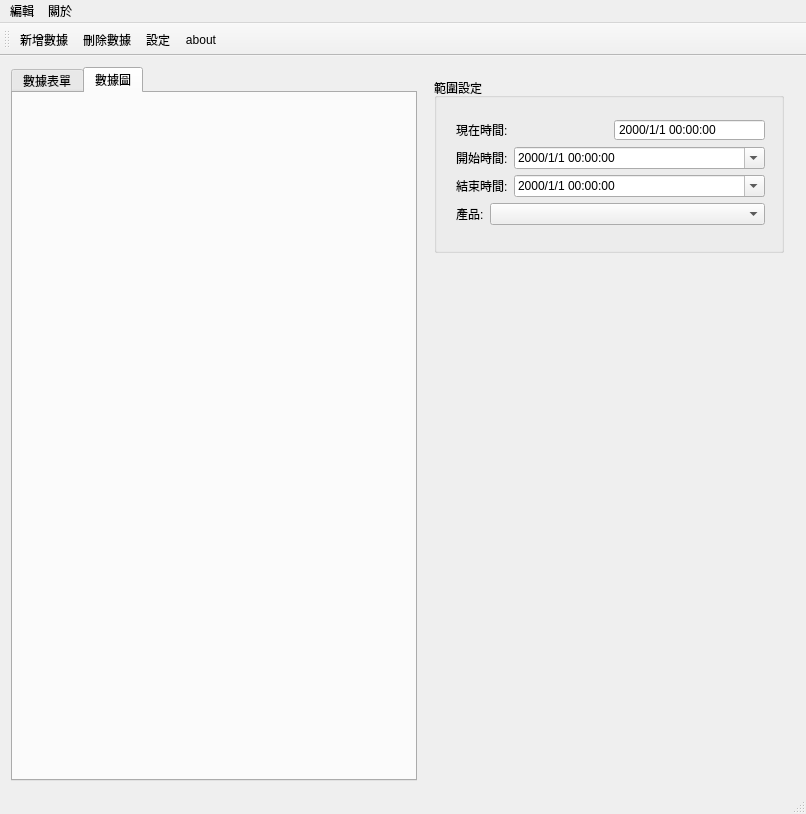
<?xml version="1.0" encoding="UTF-8"?>
<ui version="4.0">
 <class>DataWindow</class>
 <widget class="QMainWindow" name="DataWindow">
  <property name="geometry">
   <rect>
    <x>0</x>
    <y>0</y>
    <width>806</width>
    <height>814</height>
   </rect>
  </property>
  <property name="windowTitle">
   <string>生產數據</string>
  </property>
  <property name="windowIcon">
   <iconset resource="resource.qrc">
    <normaloff>:/image/action/window.png</normaloff>:/image/action/window.png</iconset>
  </property>
  <widget class="QWidget" name="centralWidget">
   <layout class="QVBoxLayout" name="verticalLayout_7">
    <item>
     <layout class="QGridLayout" name="gridLayout" columnstretch="0,0">
      <item row="1" column="1" rowspan="2">
       <widget class="QStackedWidget" name="stackedWidget">
        <property name="sizePolicy">
         <sizepolicy hsizetype="Fixed" vsizetype="Expanding">
          <horstretch>0</horstretch>
          <verstretch>0</verstretch>
         </sizepolicy>
        </property>
        <property name="minimumSize">
         <size>
          <width>350</width>
          <height>0</height>
         </size>
        </property>
        <property name="currentIndex">
         <number>1</number>
        </property>
        <widget class="QWidget" name="page">
         <property name="sizePolicy">
          <sizepolicy hsizetype="Preferred" vsizetype="Expanding">
           <horstretch>0</horstretch>
           <verstretch>0</verstretch>
          </sizepolicy>
         </property>
         <widget class="QWidget" name="layoutWidget">
          <property name="geometry">
           <rect>
            <x>0</x>
            <y>0</y>
            <width>352</width>
            <height>501</height>
           </rect>
          </property>
          <layout class="QVBoxLayout" name="verticalLayout_3">
           <item>
            <widget class="QGroupBox" name="statusChoose">
             <property name="sizePolicy">
              <sizepolicy hsizetype="Fixed" vsizetype="Fixed">
               <horstretch>0</horstretch>
               <verstretch>0</verstretch>
              </sizepolicy>
             </property>
             <property name="title">
              <string>狀態</string>
             </property>
             <layout class="QHBoxLayout" name="horizontalLayout_7">
              <item>
               <widget class="QRadioButton" name="allRadioButton">
                <property name="text">
                 <string>All</string>
                </property>
                <property name="checked">
                 <bool>true</bool>
                </property>
               </widget>
              </item>
              <item>
               <widget class="QRadioButton" name="goodRadioButton">
                <property name="text">
                 <string>Good</string>
                </property>
               </widget>
              </item>
              <item>
               <widget class="QRadioButton" name="defectRadioButton">
                <property name="text">
                 <string>Defect</string>
                </property>
               </widget>
              </item>
             </layout>
            </widget>
           </item>
           <item>
            <widget class="QGroupBox" name="groupBox_2">
             <property name="sizePolicy">
              <sizepolicy hsizetype="Fixed" vsizetype="Expanding">
               <horstretch>0</horstretch>
               <verstretch>0</verstretch>
              </sizepolicy>
             </property>
             <property name="minimumSize">
              <size>
               <width>350</width>
               <height>0</height>
              </size>
             </property>
             <property name="title">
              <string>生產數據</string>
             </property>
             <layout class="QVBoxLayout" name="verticalLayout_5">
              <item>
               <layout class="QGridLayout" name="gridLayout_2">
                <item row="3" column="1">
                 <widget class="QComboBox" name="pidComboBox"/>
                </item>
                <item row="5" column="0">
                 <widget class="QLabel" name="label">
                  <property name="text">
                   <string>生產時間:</string>
                  </property>
                 </widget>
                </item>
                <item row="4" column="0">
                 <widget class="QLabel" name="productName">
                  <property name="text">
                   <string>產品名稱:</string>
                  </property>
                 </widget>
                </item>
                <item row="1" column="1">
                 <layout class="QHBoxLayout" name="horizontalLayout_8">
                  <item>
                   <widget class="QLineEdit" name="detectedImageLineEdit">
                    <property name="sizePolicy">
                     <sizepolicy hsizetype="Expanding" vsizetype="Fixed">
                      <horstretch>100</horstretch>
                      <verstretch>0</verstretch>
                     </sizepolicy>
                    </property>
                   </widget>
                  </item>
                  <item>
                   <widget class="QPushButton" name="detectedImageChoser">
                    <property name="sizePolicy">
                     <sizepolicy hsizetype="Fixed" vsizetype="Fixed">
                      <horstretch>10</horstretch>
                      <verstretch>0</verstretch>
                     </sizepolicy>
                    </property>
                    <property name="minimumSize">
                     <size>
                      <width>10</width>
                      <height>0</height>
                     </size>
                    </property>
                    <property name="text">
                     <string>...</string>
                    </property>
                   </widget>
                  </item>
                  <item>
                   <widget class="QPushButton" name="detectImagePlusViewButton">
                    <property name="sizePolicy">
                     <sizepolicy hsizetype="Fixed" vsizetype="Fixed">
                      <horstretch>10</horstretch>
                      <verstretch>0</verstretch>
                     </sizepolicy>
                    </property>
                    <property name="minimumSize">
                     <size>
                      <width>10</width>
                      <height>0</height>
                     </size>
                    </property>
                    <property name="text">
                     <string>+</string>
                    </property>
                   </widget>
                  </item>
                 </layout>
                </item>
                <item row="2" column="1">
                 <widget class="QLineEdit" name="sidLineEdit"/>
                </item>
                <item row="2" column="0">
                 <widget class="QLabel" name="sidLabel">
                  <property name="text">
                   <string>SID:</string>
                  </property>
                 </widget>
                </item>
                <item row="6" column="1">
                 <widget class="QPushButton" name="statusPushButton">
                  <property name="text">
                   <string/>
                  </property>
                 </widget>
                </item>
                <item row="6" column="0">
                 <widget class="QLabel" name="statusLabel">
                  <property name="text">
                   <string>狀態:</string>
                  </property>
                 </widget>
                </item>
                <item row="0" column="0">
                 <widget class="QLabel" name="imageNameLabel">
                  <property name="text">
                   <string>圖片:</string>
                  </property>
                 </widget>
                </item>
                <item row="1" column="0">
                 <widget class="QLabel" name="label_5">
                  <property name="text">
                   <string>辨識圖片:</string>
                  </property>
                 </widget>
                </item>
                <item row="4" column="1">
                 <widget class="QLineEdit" name="productNameLineEdit"/>
                </item>
                <item row="3" column="0">
                 <widget class="QLabel" name="pidLabel">
                  <property name="text">
                   <string>PID:</string>
                  </property>
                 </widget>
                </item>
                <item row="0" column="1">
                 <layout class="QHBoxLayout" name="horizontalLayout_10">
                  <item>
                   <widget class="QLineEdit" name="imageLineEdit">
                    <property name="sizePolicy">
                     <sizepolicy hsizetype="Expanding" vsizetype="Fixed">
                      <horstretch>100</horstretch>
                      <verstretch>0</verstretch>
                     </sizepolicy>
                    </property>
                   </widget>
                  </item>
                  <item>
                   <widget class="QPushButton" name="imageChoser">
                    <property name="sizePolicy">
                     <sizepolicy hsizetype="Fixed" vsizetype="Fixed">
                      <horstretch>10</horstretch>
                      <verstretch>0</verstretch>
                     </sizepolicy>
                    </property>
                    <property name="minimumSize">
                     <size>
                      <width>10</width>
                      <height>0</height>
                     </size>
                    </property>
                    <property name="text">
                     <string>...</string>
                    </property>
                   </widget>
                  </item>
                  <item>
                   <widget class="QPushButton" name="imagePlusViewButton">
                    <property name="sizePolicy">
                     <sizepolicy hsizetype="Fixed" vsizetype="Fixed">
                      <horstretch>10</horstretch>
                      <verstretch>0</verstretch>
                     </sizepolicy>
                    </property>
                    <property name="minimumSize">
                     <size>
                      <width>10</width>
                      <height>0</height>
                     </size>
                    </property>
                    <property name="text">
                     <string>+</string>
                    </property>
                   </widget>
                  </item>
                 </layout>
                </item>
                <item row="5" column="1">
                 <widget class="QDateTimeEdit" name="stuffProductTime">
                  <property name="displayFormat">
                   <string>yyyy/M/d hh:mm:ss.zzz</string>
                  </property>
                 </widget>
                </item>
                <item row="7" column="1">
                 <layout class="QHBoxLayout" name="horizontalLayout_9">
                  <item>
                   <widget class="QPushButton" name="pushButton">
                    <property name="text">
                     <string>確定</string>
                    </property>
                   </widget>
                  </item>
                  <item>
                   <widget class="QPushButton" name="pushButton_2">
                    <property name="text">
                     <string>取消</string>
                    </property>
                   </widget>
                  </item>
                 </layout>
                </item>
               </layout>
              </item>
             </layout>
            </widget>
           </item>
          </layout>
         </widget>
        </widget>
        <widget class="QWidget" name="page_2">
         <layout class="QVBoxLayout" name="verticalLayout_2">
          <item>
           <layout class="QGridLayout" name="dataGridLayout"/>
          </item>
         </layout>
        </widget>
       </widget>
      </item>
      <item row="0" column="0" rowspan="3">
       <widget class="QTabWidget" name="tabWidget">
        <property name="sizePolicy">
         <sizepolicy hsizetype="Expanding" vsizetype="Expanding">
          <horstretch>0</horstretch>
          <verstretch>0</verstretch>
         </sizepolicy>
        </property>
        <property name="toolTip">
         <string/>
        </property>
        <property name="statusTip">
         <string/>
        </property>
        <property name="whatsThis">
         <string/>
        </property>
        <property name="currentIndex">
         <number>1</number>
        </property>
        <widget class="QWidget" name="formTab">
         <attribute name="title">
          <string>數據表單</string>
         </attribute>
         <layout class="QHBoxLayout" name="horizontalLayout_6">
          <item>
           <widget class="QTableView" name="tableView">
            <property name="sizePolicy">
             <sizepolicy hsizetype="Expanding" vsizetype="Expanding">
              <horstretch>0</horstretch>
              <verstretch>0</verstretch>
             </sizepolicy>
            </property>
           </widget>
          </item>
         </layout>
        </widget>
        <widget class="QWidget" name="chartTab">
         <attribute name="title">
          <string>數據圖</string>
         </attribute>
         <layout class="QHBoxLayout" name="horizontalLayout_12">
          <item>
           <layout class="QGridLayout" name="produceGridLayout"/>
          </item>
         </layout>
        </widget>
       </widget>
      </item>
      <item row="0" column="1">
       <widget class="QStackedWidget" name="stackedWidget_2">
        <property name="sizePolicy">
         <sizepolicy hsizetype="Fixed" vsizetype="Fixed">
          <horstretch>0</horstretch>
          <verstretch>0</verstretch>
         </sizepolicy>
        </property>
        <property name="currentIndex">
         <number>0</number>
        </property>
        <widget class="QWidget" name="page_13">
         <layout class="QVBoxLayout" name="verticalLayout_8">
          <item>
           <widget class="QGroupBox" name="groupBox">
            <property name="sizePolicy">
             <sizepolicy hsizetype="Fixed" vsizetype="Fixed">
              <horstretch>0</horstretch>
              <verstretch>0</verstretch>
             </sizepolicy>
            </property>
            <property name="minimumSize">
             <size>
              <width>350</width>
              <height>175</height>
             </size>
            </property>
            <property name="title">
             <string>範圍設定</string>
            </property>
            <widget class="QWidget" name="layoutWidget">
             <property name="geometry">
              <rect>
               <x>11</x>
               <y>30</y>
               <width>331</width>
               <height>128</height>
              </rect>
             </property>
             <layout class="QHBoxLayout" name="horizontalLayout_3">
              <item>
               <layout class="QVBoxLayout" name="verticalLayout">
                <item>
                 <layout class="QHBoxLayout" name="horizontalLayout_5">
                  <item>
                   <widget class="QLabel" name="label_4">
                    <property name="text">
                     <string>&lt;html&gt;&lt;head/&gt;&lt;body&gt;&lt;p&gt;現在時間:&lt;/p&gt;&lt;/body&gt;&lt;/html&gt;</string>
                    </property>
                   </widget>
                  </item>
                  <item>
                   <widget class="QDateTimeEdit" name="currentTimeEdit">
                    <property name="layoutDirection">
                     <enum>Qt::LeftToRight</enum>
                    </property>
                    <property name="alignment">
                     <set>Qt::AlignLeading|Qt::AlignLeft|Qt::AlignVCenter</set>
                    </property>
                    <property name="readOnly">
                     <bool>true</bool>
                    </property>
                    <property name="buttonSymbols">
                     <enum>QAbstractSpinBox::NoButtons</enum>
                    </property>
                    <property name="currentSection">
                     <enum>QDateTimeEdit::YearSection</enum>
                    </property>
                    <property name="displayFormat">
                     <string>yyyy/M/d hh:mm:ss</string>
                    </property>
                    <property name="calendarPopup">
                     <bool>false</bool>
                    </property>
                   </widget>
                  </item>
                 </layout>
                </item>
                <item>
                 <layout class="QHBoxLayout" name="horizontalLayout_2">
                  <item>
                   <widget class="QLabel" name="dateLabel">
                    <property name="text">
                     <string>開始時間:</string>
                    </property>
                   </widget>
                  </item>
                  <item>
                   <widget class="QDateTimeEdit" name="startDateTimeEdit">
                    <property name="sizePolicy">
                     <sizepolicy hsizetype="Expanding" vsizetype="Fixed">
                      <horstretch>0</horstretch>
                      <verstretch>0</verstretch>
                     </sizepolicy>
                    </property>
                    <property name="buttonSymbols">
                     <enum>QAbstractSpinBox::UpDownArrows</enum>
                    </property>
                    <property name="currentSection">
                     <enum>QDateTimeEdit::YearSection</enum>
                    </property>
                    <property name="displayFormat">
                     <string>yyyy/M/d hh:mm:ss</string>
                    </property>
                    <property name="calendarPopup">
                     <bool>true</bool>
                    </property>
                   </widget>
                  </item>
                 </layout>
                </item>
                <item>
                 <layout class="QHBoxLayout" name="horizontalLayout">
                  <item>
                   <widget class="QLabel" name="label_2">
                    <property name="text">
                     <string>結束時間:</string>
                    </property>
                   </widget>
                  </item>
                  <item>
                   <widget class="QDateTimeEdit" name="endDateTimeEdit">
                    <property name="sizePolicy">
                     <sizepolicy hsizetype="Expanding" vsizetype="Fixed">
                      <horstretch>0</horstretch>
                      <verstretch>0</verstretch>
                     </sizepolicy>
                    </property>
                    <property name="currentSection">
                     <enum>QDateTimeEdit::YearSection</enum>
                    </property>
                    <property name="displayFormat">
                     <string>yyyy/M/d hh:mm:ss</string>
                    </property>
                    <property name="calendarPopup">
                     <bool>true</bool>
                    </property>
                   </widget>
                  </item>
                 </layout>
                </item>
                <item>
                 <layout class="QHBoxLayout" name="horizontalLayout_4">
                  <item>
                   <widget class="QLabel" name="label_3">
                    <property name="text">
                     <string>產品:</string>
                    </property>
                   </widget>
                  </item>
                  <item>
                   <widget class="QComboBox" name="comboBox">
                    <property name="sizePolicy">
                     <sizepolicy hsizetype="Expanding" vsizetype="Fixed">
                      <horstretch>0</horstretch>
                      <verstretch>0</verstretch>
                     </sizepolicy>
                    </property>
                   </widget>
                  </item>
                 </layout>
                </item>
               </layout>
              </item>
             </layout>
            </widget>
           </widget>
          </item>
         </layout>
        </widget>
        <widget class="QWidget" name="page_14">
         <layout class="QVBoxLayout" name="verticalLayout_4">
          <item>
           <widget class="QGroupBox" name="groupBox_3">
            <property name="title">
             <string>數據圖表</string>
            </property>
            <layout class="QVBoxLayout" name="verticalLayout_9">
             <item>
              <layout class="QVBoxLayout" name="verticalLayout_6">
               <item>
                <layout class="QHBoxLayout" name="horizontalLayout_11">
                 <item>
                  <widget class="QLabel" name="label_6">
                   <property name="sizePolicy">
                    <sizepolicy hsizetype="Fixed" vsizetype="Preferred">
                     <horstretch>0</horstretch>
                     <verstretch>0</verstretch>
                    </sizepolicy>
                   </property>
                   <property name="text">
                    <string>選項:</string>
                   </property>
                  </widget>
                 </item>
                 <item>
                  <widget class="QComboBox" name="comboBox_2">
                   <item>
                    <property name="text">
                     <string>當日數據</string>
                    </property>
                   </item>
                  </widget>
                 </item>
                </layout>
               </item>
               <item>
                <layout class="QHBoxLayout" name="horizontalLayout_13">
                 <item>
                  <widget class="QLabel" name="label_7">
                   <property name="sizePolicy">
                    <sizepolicy hsizetype="Fixed" vsizetype="Preferred">
                     <horstretch>0</horstretch>
                     <verstretch>0</verstretch>
                    </sizepolicy>
                   </property>
                   <property name="text">
                    <string>日期:</string>
                   </property>
                  </widget>
                 </item>
                 <item>
                  <widget class="QDateEdit" name="dateEdit">
                   <property name="calendarPopup">
                    <bool>true</bool>
                   </property>
                  </widget>
                 </item>
                 <item>
                  <widget class="QPushButton" name="pushButton_3">
                   <property name="text">
                    <string>Refresh</string>
                   </property>
                  </widget>
                 </item>
                </layout>
               </item>
              </layout>
             </item>
            </layout>
           </widget>
          </item>
         </layout>
        </widget>
       </widget>
      </item>
     </layout>
    </item>
   </layout>
  </widget>
  <widget class="QMenuBar" name="menuBar">
   <property name="geometry">
    <rect>
     <x>0</x>
     <y>0</y>
     <width>806</width>
     <height>24</height>
    </rect>
   </property>
   <widget class="QMenu" name="menuEdit">
    <property name="title">
     <string>編輯</string>
    </property>
    <addaction name="actionadd"/>
    <addaction name="actionminus"/>
    <addaction name="actionset"/>
   </widget>
   <widget class="QMenu" name="menuAbout">
    <property name="title">
     <string>關於</string>
    </property>
    <addaction name="actionabout"/>
   </widget>
   <addaction name="menuEdit"/>
   <addaction name="menuAbout"/>
  </widget>
  <widget class="QToolBar" name="mainToolBar">
   <attribute name="toolBarArea">
    <enum>TopToolBarArea</enum>
   </attribute>
   <attribute name="toolBarBreak">
    <bool>false</bool>
   </attribute>
   <addaction name="actionadd"/>
   <addaction name="actionminus"/>
   <addaction name="actionset"/>
   <addaction name="actionabout"/>
  </widget>
  <widget class="QStatusBar" name="statusBar"/>
  <action name="actionset">
   <property name="icon">
    <iconset resource="resource.qrc">
     <normaloff>:/image/action/tool.png</normaloff>:/image/action/tool.png</iconset>
   </property>
   <property name="text">
    <string>設定</string>
   </property>
  </action>
  <action name="actionabout">
   <property name="icon">
    <iconset resource="resource.qrc">
     <normaloff>:/image/action/about.png</normaloff>:/image/action/about.png</iconset>
   </property>
   <property name="text">
    <string>about</string>
   </property>
  </action>
  <action name="actionadd">
   <property name="icon">
    <iconset resource="resource.qrc">
     <normaloff>:/image/action/add.png</normaloff>:/image/action/add.png</iconset>
   </property>
   <property name="text">
    <string>新增數據</string>
   </property>
  </action>
  <action name="actionminus">
   <property name="icon">
    <iconset resource="resource.qrc">
     <normaloff>:/image/action/minus.png</normaloff>:/image/action/minus.png</iconset>
   </property>
   <property name="text">
    <string>刪除數據</string>
   </property>
  </action>
 </widget>
 <layoutdefault spacing="6" margin="11"/>
 <resources>
  <include location="resource.qrc"/>
 </resources>
 <connections/>
</ui>
